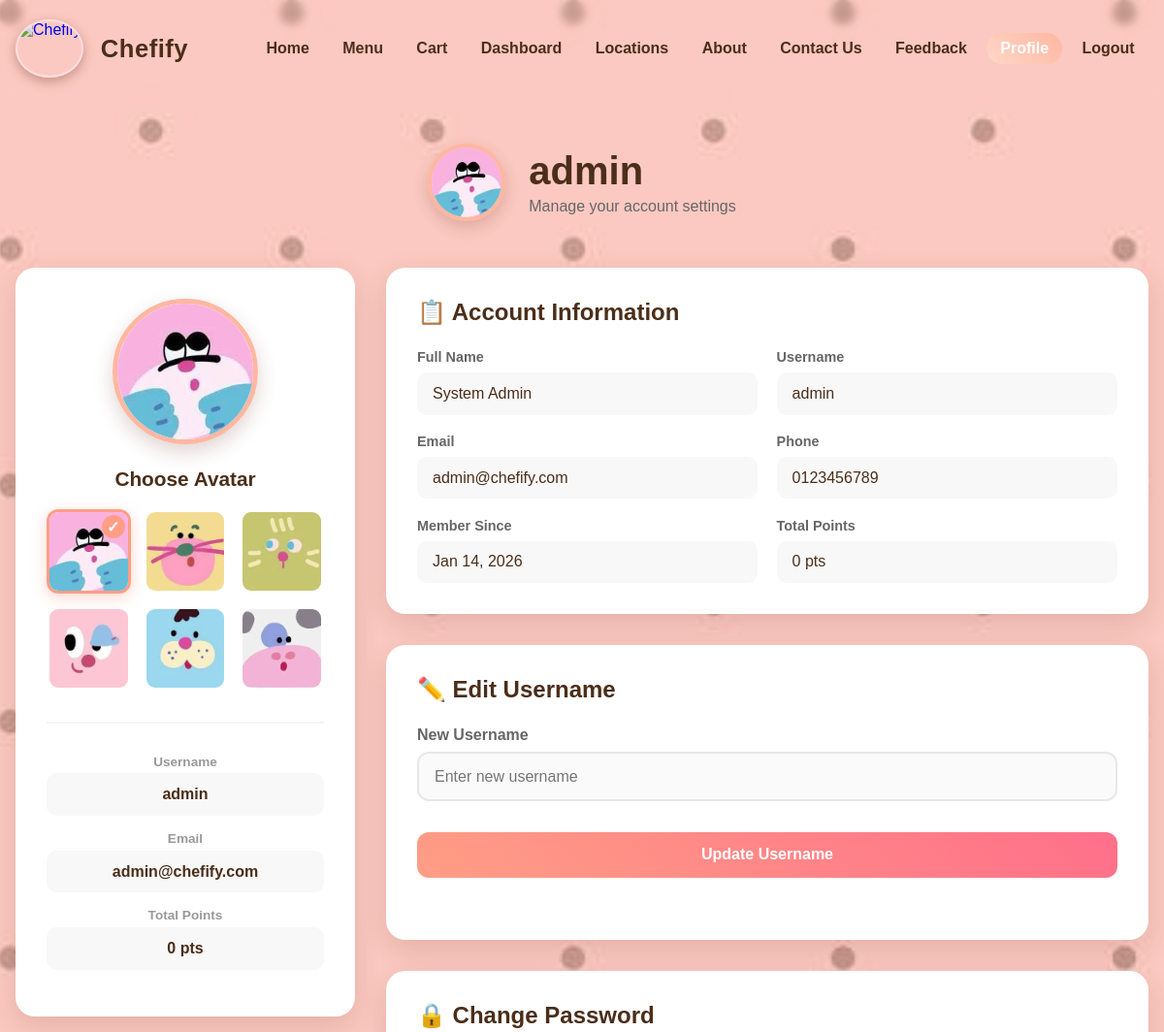
Before: /profile.php (signed in, upper part) with the older database file.
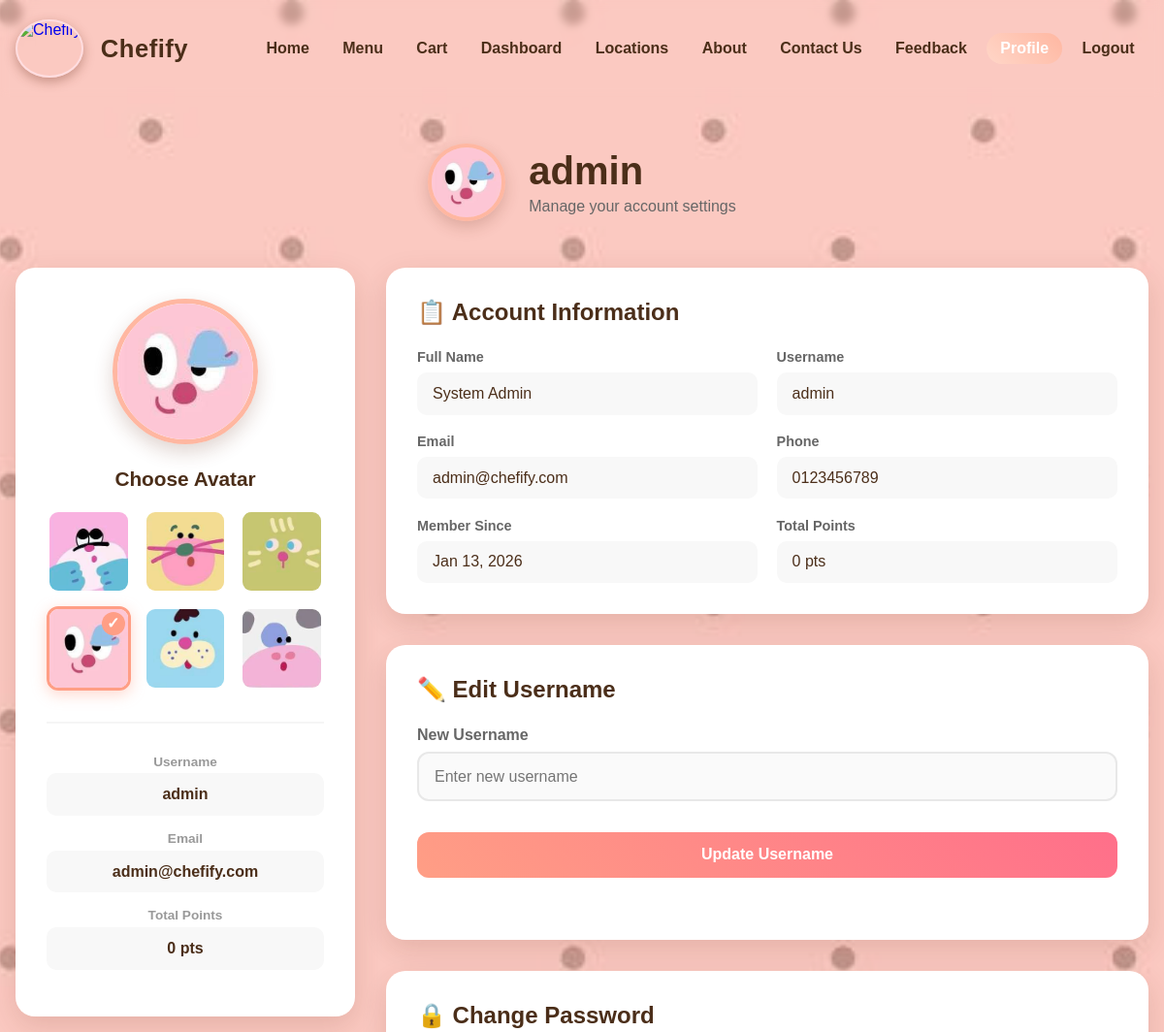
After: the same page with the newer database file.
### tables this page shows
CREATE TABLE `users` (
  `user_id` int(11) NOT NULL,
  `fullname` varchar(100) NOT NULL,
  `username` varchar(50) NOT NULL,
  `email` varchar(100) NOT NULL,
  `phone` varchar(20) NOT NULL,
  `password` varchar(255) NOT NULL,
  `role` enum('customer','admin') DEFAULT 'customer',
  `account_status` enum('active','suspended') DEFAULT 'active',
  `avatar` varchar(255) DEFAULT 'img/avatar1.jpg',
  `created_at` timestamp NOT NULL DEFAULT current_timestamp(),
  `last_login` timestamp NULL DEFAULT NULL
);

### profile.php (the view, shortened to what this page needs)
<?php
require_once 'db.php';
$userId = $_SESSION['user_id'];
$stmt = $pdo->prepare("SELECT * FROM users WHERE user_id = :uid");
$stmt->execute([':uid' => $userId]);
$user = $stmt->fetch();
$stmt = $pdo->prepare("SELECT points FROM reward_points WHERE user_id = :uid");
$stmt->execute([':uid' => $userId]);
$pts = $stmt->fetch();
$points = $pts ? $pts['points'] : 0;
$avatars = [
    'img/avatar1.jpg',
    'img/avatar2.jpg',
    'img/avatar3.jpg',
    'img/avatar4.jpg',
    'img/avatar5.jpg',
    'img/avatar6.jpg'
];
?>
<!DOCTYPE html>
<html lang="en">
<head>
</head>
<body>
<nav>
  <div class="nav-container">
    <a href="homepage.php" class="logo">
      <img src="img/chefify.jpg" class="logo-img" alt="Chefify">
      <span class="logo-text">Chefify</span>
    </a>
    <div class="nav-links" role="menu" aria-label="Main links">
      <a href="homepage.php">Home</a>
      <a href="menu.php">Menu</a>
      <a href="cart.php">Cart</a>
      <a href="dashboard.php">Dashboard</a>
      <a href="locations.php">Locations</a>
      <a href="aboutus.php">About</a>
      <a href="contactus.php">Contact Us</a>
      <a href="feedback.php">Feedback</a>
      <a href="profile.php" class="active">Profile</a>
      <a href="login.php">Logout</a>
    </div>
  </div>
</nav>
<main class="profile-container">
  <div class="profile-header">
    <img src="<?php echo htmlspecialchars($user['avatar'] ?: $avatars[0]); ?>" alt="Profile Avatar" class="profile-header-avatar" id="headerAvatar" onerror="this.src='https://via.placeholder.com/80/FF9E85/FFFFFF?text=Avatar'">
    <div class="profile-header-text">
      <h1 id="headerUsername"><?php echo htmlspecialchars($user['username']); ?></h1>
      <p>Manage your account settings</p>
    </div>
  </div>
  <div class="profile-wrapper">
    <div class="profile-sidebar">
      <div class="avatar-section">
        <div class="current-avatar-container">
          <img src="<?php echo htmlspecialchars($user['avatar'] ?: $avatars[0]); ?>" alt="Current Avatar" class="current-avatar" id="currentAvatar" onerror="this.src='https://via.placeholder.com/150/FF9E85/FFFFFF?text=Avatar'">
        </div>
        <h3>Choose Avatar</h3>
        <div class="avatar-grid" id="avatarGrid">
        </div>
      </div>
      <div class="user-info-compact">
        <div class="info-item">
          <span class="info-label">Username</span>
          <div class="info-value" id="sidebarUsername"><?php echo htmlspecialchars($user['username']); ?></div>
        </div>
        <div class="info-item">
          <span class="info-label">Email</span>
          <div class="info-value" id="sidebarEmail"><?php echo htmlspecialchars($user['email']); ?></div>
        </div>
        <div class="info-item">
          <span class="info-label">Total Points</span>
          <div class="info-value" id="sidebarPoints"><?php echo intval($points); ?> pts</div>
        </div>
      </div>
    </div>
    <div class="profile-content">
      <div class="profile-card">
        <div class="user-info-section">
          <h3>📋 Account Information</h3>
          <div class="info-grid">
            <div class="info-item">
              <span class="info-label">Full Name</span>
              <div class="info-value" id="displayFullname"><?php echo htmlspecialchars($user['fullname']); ?></div>
            </div>
            <div class="info-item">
              <span class="info-label">Username</span>
              <div class="info-value" id="displayUsername"><?php echo htmlspecialchars($user['username']); ?></div>
            </div>
            <div class="info-item">
              <span class="info-label">Email</span>
              <div class="info-value" id="displayEmail"><?php echo htmlspecialchars($user['email']); ?></div>
            </div>
            <div class="info-item">
              <span class="info-label">Phone</span>
              <div class="info-value" id="displayPhone"><?php echo htmlspecialchars($user['phone']); ?></div>
            </div>
            <div class="info-item">
              <span class="info-label">Member Since</span>
              <div class="info-value" id="displayJoinDate"><?php echo htmlspecialchars(date('M j, Y', strtotime($user['created_at']))); ?></div>
            </div>
            <div class="info-item">
              <span class="info-label">Total Points</span>
              <div class="info-value" id="displayPoints"><?php echo intval($points); ?> pts</div>
            </div>
          </div>
        </div>
      </div>
      <div class="profile-card">
        <div class="edit-section">
          <h3>✏️ Edit Username</h3>
          <form id="usernameForm">
            <div class="form-group">
              <label for="newUsername">New Username</label>
              <input type="text" id="newUsername" placeholder="Enter new username" required>
            </div>
            <div class="button-group">
              <button type="submit" class="btn btn-primary">Update Username</button>
            </div>
          </form>
        </div>
      </div>
      <div class="profile-card">
        <div class="edit-section">
          <h3>🔒 Change Password</h3>
        </div>
      </div>
    </div>
  </div>
</main>
</body>
</html>

### profile.php (style rules this page uses)
:root { --chef-brown:#4b2e19; --peach-1:#ffd6c8; --peach-2:#ffb7a1; --btn-peach:#ff9e85; --btn-peach-hover:#ff6f8a; --card-cream:rgba(255,230,225,0.9); }
* { box-sizing:border-box;margin:0;padding:0 }
body { font-family:Arial, Helvetica, sans-serif; background:url('img/wallpaper1.jpg') no-repeat center/cover fixed; min-height:100vh; color:var(--chef-brown); }
body::before { content:""; position:fixed; inset:0; background:rgba(255,170,150,.45); z-index:-1; }
nav { position:sticky; top:0; z-index:999; background: transparent; padding: 1.25rem 0; backdrop-filter: blur(4px); }
.nav-container { max-width:1200px; margin:0 auto; padding: 0 1rem; display:flex; align-items:center; justify-content:space-between; gap:1rem; z-index:2; }
.logo { display:flex; align-items:center; gap:18px; text-decoration:none; }
.logo-img { height:60px; width:auto; border-radius:50%; border:2px solid #ffdde0; box-shadow:0 4px 12px rgba(100,40,20,0.35); }
.logo-text { font-size:1.6rem; font-weight:800; color:var(--chef-brown); letter-spacing:0.5px; }
.nav-links { display:flex; gap:0.35rem; align-items:center; }
.nav-links a { color:var(--chef-brown); text-decoration:none; padding:0.45rem 0.9rem; border-radius:20px; font-weight:600; transition:all .22s ease; }
.nav-links a.active { background: linear-gradient(45deg,var(--peach-1),var(--peach-2)); color:white; }
.profile-container { max-width:1200px; margin:3rem auto; padding:0 1rem; }
.profile-header { text-align:center; margin-bottom:3rem; display:flex; align-items:center; justify-content:center; gap:1.5rem; }
.profile-header-avatar { width:80px; height:80px; border-radius:50%; border:4px solid var(--peach-2); object-fit:cover; box-shadow:0 6px 16px rgba(100,40,20,.2); }
.profile-header-text { text-align:left; }
.profile-header h1 { font-size:2.5rem; color:var(--chef-brown); margin-bottom:0.3rem; }
.profile-header p { color:#666; font-size:1rem; }
.profile-wrapper { display:grid; grid-template-columns:350px 1fr; gap:2rem; align-items:start; }
.profile-sidebar { background:white; border-radius:20px; padding:2rem; box-shadow:0 10px 30px rgba(100,40,20,.15); position:sticky; top:100px; }
.avatar-section { text-align:center; margin-bottom:2rem; padding-bottom:2rem; border-bottom:2px solid #f5f5f5; }
.current-avatar-container { position:relative; width:150px; height:150px; margin:0 auto 1.5rem; }
.current-avatar { width:100%; height:100%; border-radius:50%; border:5px solid var(--peach-2); object-fit:cover; box-shadow:0 8px 20px rgba(100,40,20,.2); }
.avatar-section h3 { font-size:1.3rem; margin-bottom:1.2rem; color:var(--chef-brown); }
.avatar-grid { display:grid; grid-template-columns:repeat(3, 1fr); gap:0.8rem; }
.user-info-compact { text-align:center; }
.user-info-compact .info-item { margin-bottom:1rem; }
.user-info-compact .info-label { font-size:0.85rem; color:#999; margin-bottom:0.3rem; display:block; }
.user-info-compact .info-value { font-size:1rem; font-weight:600; color:var(--chef-brown); }
.profile-content { display:flex; flex-direction:column; gap:2rem; }
.profile-card { background:white; border-radius:20px; padding:2rem; box-shadow:0 10px 30px rgba(100,40,20,.15); }
.user-info-section { margin-bottom:0; }
.user-info-section h3 { font-size:1.5rem; margin-bottom:1.5rem; color:var(--chef-brown); }
.info-grid { display:grid; grid-template-columns:repeat(2, 1fr); gap:1.2rem; }
.info-item { display:flex; flex-direction:column; }
.info-label { font-weight:600; color:#666; margin-bottom:0.5rem; font-size:0.9rem; }
.info-value { padding:0.8rem 1rem; background:#f8f8f8; border-radius:10px; color:var(--chef-brown); font-size:1rem; font-weight:500; }
.edit-section { margin-bottom:2rem; }
.edit-section h3 { font-size:1.5rem; margin-bottom:1.5rem; color:var(--chef-brown); }
.form-group { margin-bottom:1.5rem; }
.form-group label { display:block; font-weight:600; margin-bottom:0.5rem; color:#666; }
.form-group input { width:100%; padding:0.9rem 1rem; border:2px solid #E8E8E8; border-radius:12px; font-size:1rem; transition:all .3s ease; background:#FAFAFA; }
.button-group { display:flex; gap:1rem; margin-top:2rem; flex-wrap:wrap; }
.btn { padding:0.9rem 2rem; border:none; border-radius:12px; font-size:1rem; font-weight:600; cursor:pointer; transition:all .3s ease; }
.btn-primary { background:linear-gradient(45deg, var(--btn-peach), var(--btn-peach-hover)); color:white; flex:1; min-width:150px; }

Changed rows visible on the page:
changed users "admin": avatar: a different picture; created_at "Jan 14, 2026" → "Jan 13, 2026"
